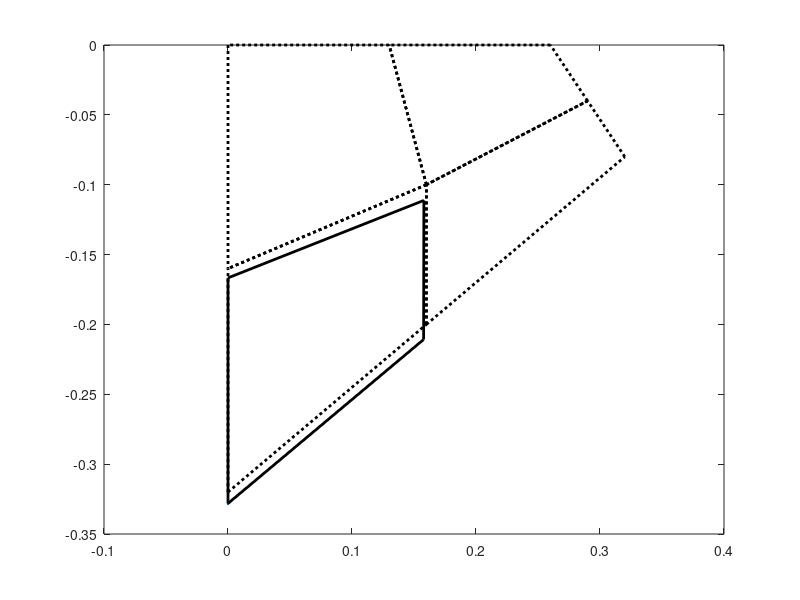

MATLAB code for this plot: (Note: this script raises an error after producing the figure.)
clear all;
load nodes.dat;
load elements.dat;
load feU.dat;

nodesOld=nodes;
nElements=size(elements,1);
nNodes=size(nodes,1);
nElementEdges=size(elements,2)-1;
startIndex=nodes(1,1);

if startIndex==0  %for nodes.dat generated from C++ code
  idx=1;
else              %for nodes.dat generated from matlab code
  idx=0;
end


figure(1);
clf;
hold off;
nodes(:,2:3)=feU(:,2:3)

nodes(:,2:3)=nodes(:,2:3)+feU(:,4:5)*10;

plot(nodes(1,2),nodes(1,3),'.');

hold on;

for i=1:nElements
  for j=1:nElementEdges-1
    x1=nodesOld(elements(i,j+1)+idx,2);
    y1=nodesOld(elements(i,j+1)+idx,3);
    x2=nodesOld(elements(i,j+2)+idx,2);
    y2=nodesOld(elements(i,j+2)+idx,3);
    plot([x1 x2],[y1 y2],'k:','Linewidth',2);
  end 
  x1=nodesOld(elements(i,2)+idx,2);
  y1=nodesOld(elements(i,2)+idx,3);
  plot([x1 x2],[y1 y2],'k:','Linewidth',2);
end;

for i=1:nElements
  x0=0;
  y0=0;
  for j=1:nElementEdges-1
    x1=nodes(elements(i,j+1)+idx,2);
    y1=nodes(elements(i,j+1)+idx,3);
    x2=nodes(elements(i,j+2)+idx,2);
    y2=nodes(elements(i,j+2)+idx,3);
    plot([x1 x2],[y1 y2],'k-','Linewidth',2);
    x0=x0+x1;
    y0=y0+y1;
  end 
  x1=nodes(elements(i,2)+idx,2);
  y1=nodes(elements(i,2)+idx,3);
  plot([x1 x2],[y1 y2],'k-','Linewidth',2);
  x0=x0+x2;
  y0=y0+y2;
  x0=x0/nElementEdges;
  y0=y0/nElementEdges;
  text(x0-0.05,y0,"element "+num2str(i),'FontSize',15,'color','k');
end;


%for i=1:nNodes
%  x0=nodes(i,2);
%  y0=nodes(i,3);
%  text(x0,y0,num2str(i),'FontSize',5);
%end


hold off
